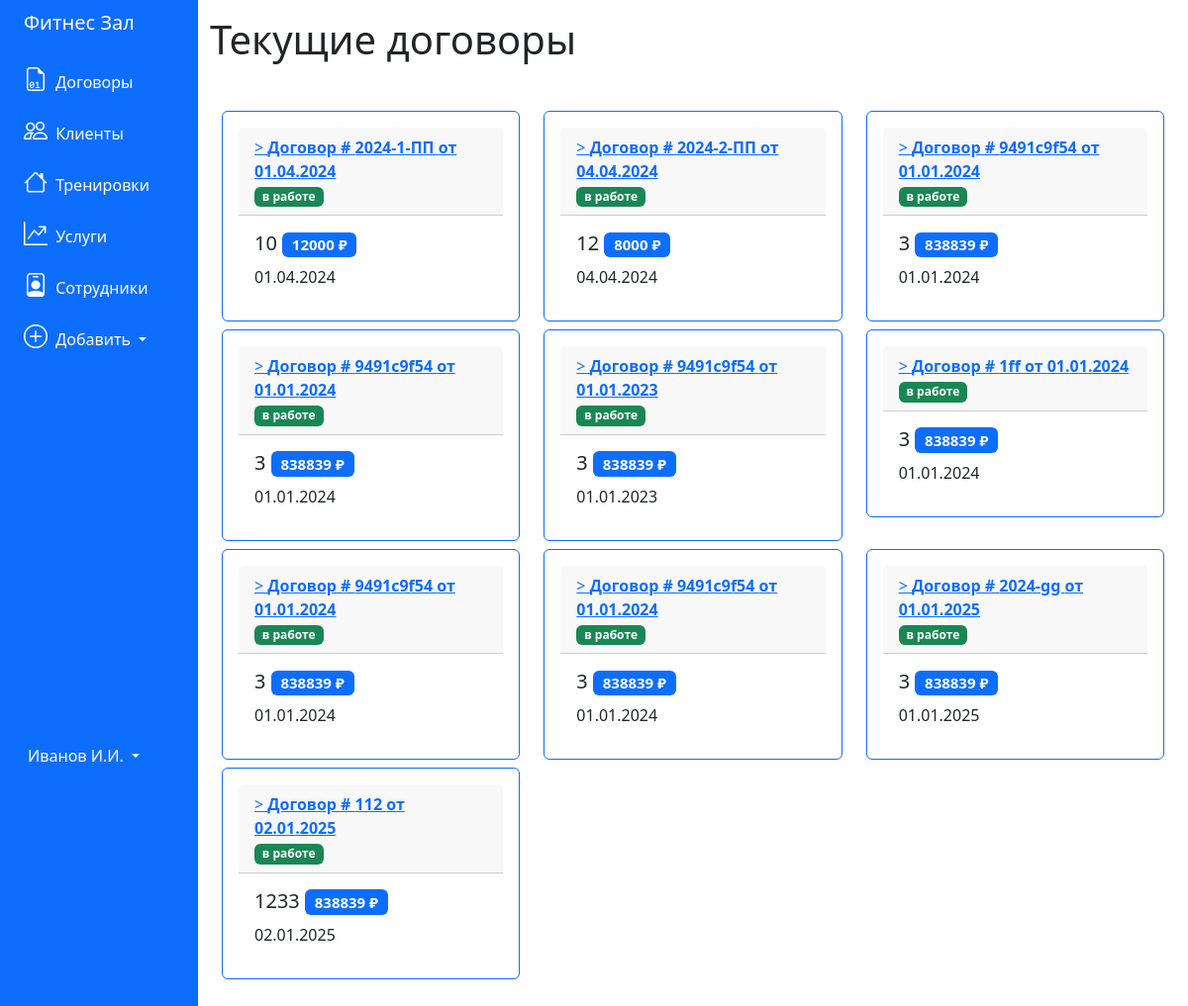
The page /contracts on the database as committed earlier.
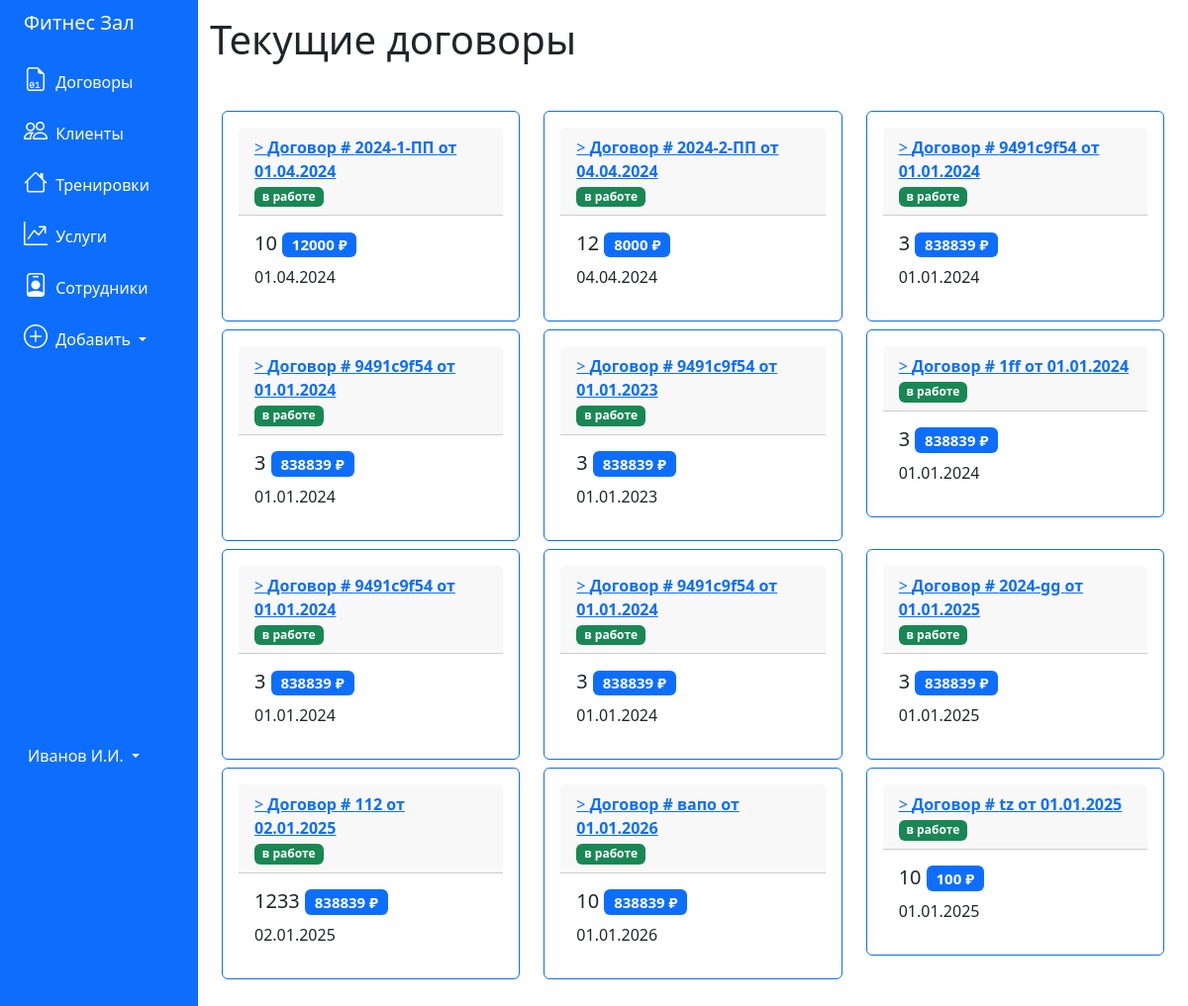
The same page on the database as committed later.
### tables this page shows
CREATE TABLE "contracts" (
	"id_contract"	INTEGER,
	"number"	TEXT,
	"date"	TEXT,
	"price"	INTEGER,
	"discount"	INTEGER,
	"deal_status"	BLOB,
	"finish_price"	INTEGER,
	"training_id"	INTEGER,
	"client_id"	INTEGER,
	"employee_id"	INTEGER,
	PRIMARY KEY("id_contract" AUTOINCREMENT)
);

### app.py (the view)
@app.route('/contracts')
def contracts():
    conn = get_db_connection()
    pos = conn.execute("""SELECT * FROM contracts, trainings, clients
    WHERE contracts.training_id = trainings.id_training and contracts.client_id = clients.id_client
    """).fetchall()
    conn.close()
    return render_template('contracts.html', contracts=pos)

### app.py (called while the page is built)
def get_db_connection():
    conn = sqlite3.connect('../pythonProject4/database.db')
    conn.row_factory = sqlite3.Row
    return conn

### templates/contracts.html (shortened to what this page needs)
{% extends 'base.html' %}
{% block content %}
<h1>{% block title %} Текущие договоры {% endblock %}</h1>
<div class="container mt-5 mb-3">
    <div class="row">
        {% for contract in contracts %}
        <div class="col-md-4">
            <div class="card p-3 mb-2 border-primary">
                <div class="card-header">
                    <a href="{{ url_for('contract', contract_id=contract['id_contract']) }}">>
                        <b>Договор # {{ contract['number'] }} от {{ contract['date'] }}</b>
                    </a>
                    <br>
                    {% if contract['deal_status']==False %}
                    <span class="badge bg-success"> в работе </span>
                    {% else %}
                    <span class="badge bg-danger"> сделка завершена </span>
                    {% endif %}
                </div>
                <div class="card-body">
                    <h5 class="card-title">{{ contract['discount'] }} <span class="badge bg-primary">{{
                            contract['price'] }} ₽</span></h5>
                    <p class="card-text">{{ contract['date'] }}</p>
                </div>
            </div>
        </div>
        {% endfor %}
    </div>
</div>
{% endblock %}

Rows that differ between the two databases and show on the page:
added contracts: number "вапо", date "01.01.2026", deal_status "в работе", discount "10", price "838839"
added contracts: number "tz", date "01.01.2025", deal_status "в работе", discount "10", price "100"
